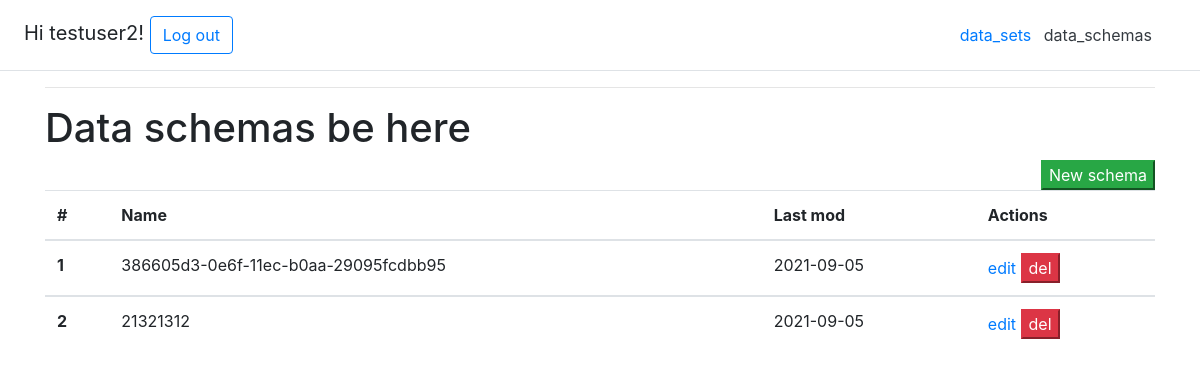
The page /data_schemas/ (signed in) on the database as committed earlier.
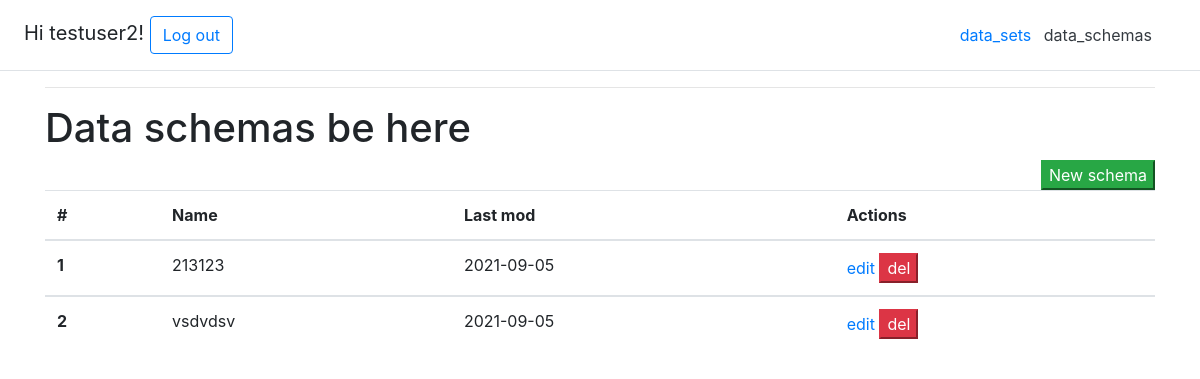
The same page on the database as committed later.
### main/models.py (models this page shows, shortened)
class Schema(models.Model):
    last_mod = models.DateTimeField(auto_now=True)
    user = models.ForeignKey(User, on_delete=models.CASCADE)
    column_cep = models.CharField(max_length=20, choices=(
        ('Comma(,)', ','),
        ('Semicolon(;)', ';')), default='Comma(,)')
    string_character = models.CharField(max_length=20, choices=(
        (r'"', r'"'),
        (r"'", r"'")), default=r'"')
    name_schema = models.CharField(max_length=200, unique=True, default=uuid.uuid1)
    column_field1 = models.CharField(max_length=20, choices=COLUMN_FIELD_CHOICES)

### main/views.py (the view, shortened to what this page needs)
# urls.py: path("data_schemas/", views.data_schemas, name="data_schemas"),
def data_schemas(request):
    if request.method == 'GET':
        sl = Schema.objects.filter(user=request.user)
        return render(request, 'fake_csv_app/data_schemas.html', {'sl': sl})

### main/templates/fake_csv_app/data_schemas.html (shortened to what this page needs)
{% extends 'fake_csv_app/base.html'%}
{% block content %}
<h1> Data schemas be here </h1>
<form method="POST" id="table">
  <div class=".flex-sm-row-reverse">
    <button type="submit" name="new" value="new" class="btn-success float-right">New schema</button>
    </div>
    <table class='table table-hover'>
      <thead>
    <tr>
      <th scope="col">#</th>
      <th scope="col">Name</th>
      <th scope="col">Last mod</th>
      <th scope="col">Actions</th>
    </tr>
  </thead>
    {% for schema in sl %}
  <tbody>
    <tr>
      <th scope="row">{{ forloop.counter }}</th>
      <td>{{schema.name_schema}}</td>
      <td>{{schema.last_mod |date:'Y-m-d '}}</td>
      <td>
        <a href="edit_schema" id="edit-{{ schema.id}}">edit</a>
       <button type="submit" name="delete" value="del-{{ schema.id }}" class="btn-danger" >del</button>
      </td>
    </tr>
    {% endfor %}
    </table>
</form>
{% endblock %}

Rows that differ between the two databases and show on the page:
no longer on this page (row edited): Schema: name_schema "386605d3-0e6f-11ec-b0aa-29095fcdbb95", last_mod "2021-09-05"
changed Schema (number 1 of 2 on the later page): name_schema "21321312" → "213123"
added Schema: name_schema "vsdvdsv", last_mod "2021-09-05"
